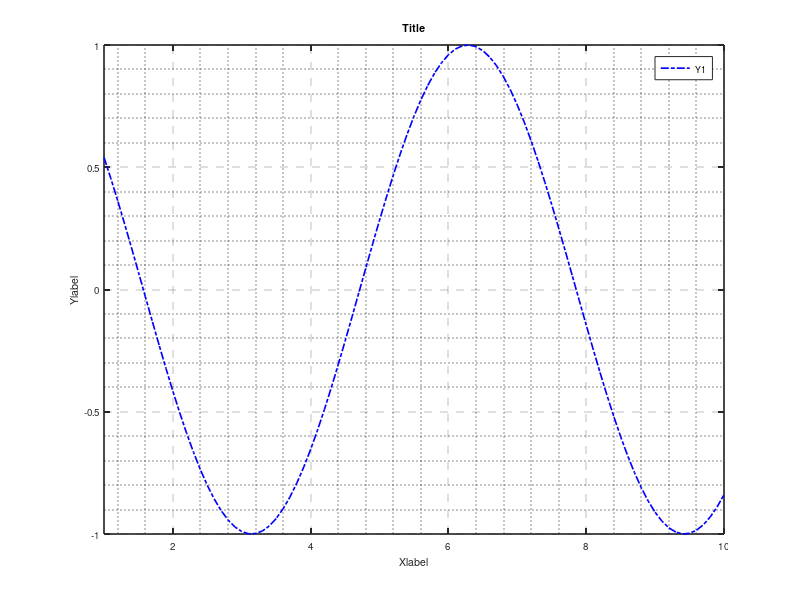

The MATLAB source for this figure: (Note: this script raises an error after producing the figure.)
%% 绘图
%% 测试例子

X1 = 1:0.1:10;
Y1 = sin(X1);
Y2 = cos(X1);
figure(1)
% 设置图窗属性
set(gcf, 'unit','centimeters', 'position', [5,5,9,6]) % 屏幕上的起始坐标5，5； 大小9*6

linewidth_line = 1.2; %提前设置好线形大小
markersize = 2.5;
linewidth_gca = 7;
linewidth_label = 9;
fontsize_ledgend = 7;
fontsize_label = 7;
% 绘制第一个图， 设置线形 颜色 线宽 节点大小
% - 实线 -- 虚线 : -. 点线 
plot(X1, Y1, '-', 'color', 'r', 'linewidth', linewidth_line, 'markersize', markersize);
plot(X1, Y2, '-.', 'color', 'b', 'linewidth', linewidth_line, 'markersize', markersize);

hold on 
grid on; % 打开网格
% grid off;
grid minor; % 设置网格大小

legend('Y1', 'Y2'); % 设置图例
legend('orientation', 'horizontal') % 将图例排布设为横向

xlim([1,10]);
ylim([-1,1]); % 设置绘图范围

% 设置图像属性
set(gca, 'linewidth', linewidth_line, 'Fontsize', fontsize_label); % 设置线宽， 字体大小
set(gca, 'GridlineStyle', '--');

xlabel('Xlabel');
ylabel('Ylabel');
title('Title');
%% Figure 1. 数据结构示意图

% 使用函数titlelayout创建分区布局图，并调整参数
figure(1)
set(gcf, 'unit', 'centimeters', 'position', [10, 10, 19, 10]); % 中等画幅宽度
% set(gcf, 'fontname', 'Timesnewroman')
tiledlayout(2,2, 'TileSpacing', 'compact');  % 图间距设置为最低，none为无间距   , 'TileSpacing', 'compact'

nexttile
% X1 = turn_to_pointcloud(MAT);
% X1(:,1:2) = X1(:,1:2)/6.4;
% X1(:,3) = X1(:,3)*1e6;
X = linspace(0, 80, 512);
[X, Y] = meshgrid(X);
mesh(X, Y, MAT*1e6 +4);
set(gca, 'xtick', [40, 80], 'ytick', [0,40,80]);
xlabel('x \mum'); ylabel('y \mum'); zlabel('height \mum');
xlim([0, 80]); ylim([0, 80]);
% grid off
% title('(a) Full 3D Image of Depth Figure')

nexttile
X = linspace(0, 8, 51);
[X, Y] = meshgrid(X);
mesh(X, Y, MAT(30:80, 10:60)'*1e6+4);
set(gca, 'xtick', [4, 8], 'ytick', [0,4,8]);
xlabel('x \mum'); ylabel('y \mum'); zlabel('height \mum');
xlim([0,8]); ylim([0,8]);
% grid off

nexttile
X = linspace(0, 8, 51);
[X, Y] = meshgrid(X);
mesh(X, Y, MAT(90:140, 90:140)*1e6+4);
set(gca, 'xtick', [4, 8], 'ytick', [0,4,8], 'ztick', [2, 3]);
xlabel('x \mum'); ylabel('y \mum'); zlabel('height \mum');
xlim([0,8]); ylim([0,8]); zlim([2,3.3])
title('(c)');
% grid off

nexttile
X = linspace(0, 8, 51);
[X, Y] = meshgrid(X);
mesh(X, Y, MAT(226:276,226:276)*1e6+4);
set(gca, 'xtick', [4, 8], 'ytick', [0,4,8], 'ztick', [4, 5]);
xlabel('x \mum'); ylabel('y \mum'); zlabel('height \mum');
xlim([0,8]); ylim([0,8]);
title('(d)');

set(gcf, 'paperunits', 'centimeters');
set(gcf,'PaperSize',[19, 12]);
set(gcf,'PaperPositionMode','manual')
set(gcf,'PaperPosition',[0,0,19 12]);
set(gcf,'Renderer','painters');
% 
exportgraphics(gcf,'peaks.tiff','Resolution',600);%输出分辨率为300的PNG图片
% exportgraphics(gcf,'peaks.pdf','ContentType','image');%输出矢量pdf图片2.1
% exportgraphics(gcf,'peaks.eps');%输出矢量eps图片

% print 1.tif -dtiff -r600

% 调整xlabel和ylabel角度，分别为-20 和 10
% 添加平面颜色， 调整字体


% grid off

% (a) mesh figure of the depth image
% (b) two adjacent planes
% (c) two adjacent planes
% (d) Planes and adjacent surface

%% Fig 3  对三种类型数据的标注结果
% 图片竖向排版，全都从设计模型里截取
% 
% 排版顺序：
% 
% 目标平面 倾斜平面 曲面

figure(2)
set(gcf, 'unit', 'centimeters', 'position', [10, 10, 19, 8]); % 中等画幅宽度
% set(gcf, 'fontname', 'Timesnewroman')
tiledlayout(2,3, 'TileSpacing', 'compact');  % 图间距设置为最低，none为无间距   , 'TileSpacing', 'compact'

target = 100*(s.*D);
tiledlayout(2,3);

nexttile
X = linspace(1,5,32);
[X, Y] = meshgrid(X);
% Z1 = MAT(246:277,236:267);
Z1 = MAT(246:277,233:264);
mesh(X,Y,Z1);
set(gca, 'xtick', [0, 5], 'ytick', [0,5], 'ztick', [12.8]);
set(gca, 'Fontname', 'Times New Roman', 'Fontsize', 9);
xlabel('x/\mum'); ylabel('y/\mum'); zlabel('z/\mum');
set(get(gca, 'xlabel'), 'Rotation', 20); % 'Position',[1,1,1]
set(get(gca, 'ylabel'), 'Rotation', -35);
xlim([0,5]); ylim([0,5]);

nexttile
X = linspace(1,5,32);
[X, Y] = meshgrid(X);
Z3 = MAT(1:32,1:32)/6.4;
mesh(X,Y,Z3);
set(gca, 'xtick', [0, 5], 'ytick', [0,5], 'ztick', [-5.0,-4.5, -4.0]);
set(gca, 'Fontname', 'Times New Roman', 'Fontsize', 9);
xlabel('x/\mum'); ylabel('y/\mum'); zlabel('z/\mum');
set(get(gca, 'xlabel'), 'Rotation', 20);
set(get(gca, 'ylabel'), 'Rotation', -35);
xlim([0,5]); ylim([0,5]);

nexttile
X = linspace(1,5,32);
[X, Y] = meshgrid(X);
Z7 = MAT(191:222,191:222)/6.4;
mesh(X,Y,Z7);
set(gca, 'xtick', [0, 5], 'ytick', [0,5], 'ztick', [-1,-0.5]);
set(gca, 'Fontname', 'Times New Roman', 'Fontsize', 9);
xlabel('x/\mum'); ylabel('y/\mum'); zlabel('z/\mum');
set(get(gca, 'xlabel'), 'Rotation', 20);
set(get(gca, 'ylabel'), 'Rotation', -35);
xlim([0,5]); ylim([0,5]);

nexttile
X = linspace(1,5,32);
[X, Y] = meshgrid(X);
T1 = target(241:272,241:272);
mesh(X,Y,T1);
set(gca, 'xtick', [0, 5], 'ytick', [0,5], 'ztick', [0, 0.1]);
set(gca, 'Fontname', 'Times New Roman', 'Fontsize', 9);
xlabel('x/\mum'); ylabel('y/\mum'); zlabel('Eigenvalues');
set(get(gca, 'xlabel'), 'Rotation', 20);
set(get(gca, 'ylabel'), 'Rotation', -35);
xlim([0,5]); ylim([0,5]);zlim([-0.25, 0.25])

nexttile
X = linspace(1,5,32);
[X, Y] = meshgrid(X);
% T3 = target(2:33,2:33)/6.4e4;
T3 = target(2:33,22:53)*1e3;
mesh(X,Y,T3);
set(gca, 'xtick', [0, 5], 'ytick', [0,5]); % , 'ztick', [1.5, 1.7]
set(gca, 'Fontname', 'Times New Roman', 'Fontsize', 9);
xlabel('x/\mum'); ylabel('y/\mum'); zlabel('Eigenvalues');
set(get(gca, 'xlabel'), 'Rotation', 20);
set(get(gca, 'ylabel'), 'Rotation', -35);
xlim([0,5]); ylim([0,5]);zlim([4,5.5]);

nexttile
X = linspace(1,5,32);
[X, Y] = meshgrid(X);
T5 = target(191:222,191:222)*0.25e3;
mesh(X,Y,T5);
set(gca, 'xtick', [0, 5], 'ytick', [0,5], 'ztick', [0, 1, 2.5]);
set(gca, 'Fontname', 'Times New Roman', 'Fontsize', 9);
xlabel('x/\mum'); ylabel('y/\mum'); zlabel('Eigenvalues');
set(get(gca, 'xlabel'), 'Rotation', 20);
set(get(gca, 'ylabel'), 'Rotation', -35);
xlim([0,5]); ylim([0,5]);

set(gcf, 'paperunits', 'centimeters');
set(gcf,'PaperSize',[19, 12]);
set(gcf,'PaperPositionMode','manual','PaperPosition',[0,0,19 12])
set(gcf,'Renderer','painters');
% exportgraphics(gcf,'peaks.tiff','Resolution',600);%输出分辨率为300的PNG图片
exportgraphics(gcf, 'opeaks.pdf', 'ContentType', 'vector'); % 输出pdf图片
% 保存后使用pdf编辑器添加子标题，之后再使用AI导出为tiff格式
%% Figure 4 提取到的特征的分布
% 这个图，每次运行主程序之后，将P数据保存出来，然后放在一起统计画出来，全部画直方图
% 
% 格式：标准模型 数据1 数据2

figure(3)

% tiledlayout(3);
set(gcf, 'unit', 'centimeters', 'position', [10, 10, 9, 14]); % 中等画幅宽度
tiledlayout(2,3, 'TileSpacing', 'compact'); 

subplot(3,1,1);
histogram(P_0(:,4)*5);
% set(gca, 'xtick', [0, 5], 'ytick', [0,5], 'ztick', [0, 1, 2.5]);
set(gca, 'Fontname', 'Times New Roman', 'Fontsize', 9);
xlabel({'Eigenvalues'; '(a)'}); ylabel('Points Quantity');
xlim([-0.5,4]);


subplot(3,1,2);
histogram(P_2(:,4)*5)
set(gca, 'Fontname', 'Times New Roman', 'Fontsize', 9);
xlabel({'Eigenvalues'; '(b)'}); ylabel('Points Quantity');
xlim([-0.5,4]);

subplot(3,1,3);
histogram(P_3(:,4)*7);
set(gca, 'Fontname', 'Times New Roman', 'Fontsize', 9);
xlabel({'Eigenvalues'; '(c)'}); ylabel('Points Quantity');
xlim([-0.5,4]);

% exportgraphics(gcf, 'Figure4.tiff', 'Resolution', 600); 
exportgraphics(gcf, 'Figure4.pdf', 'ContentType', 'vector'); 
%% Fig 5 对数据的整体标注和分割提取效果
% 数据格式（3x3）：
% 
% 标准模型 标注图 提取图
% 
% 实测模型 标注图 提取图
% 
% 实测模型 标注图 提取图
% 
% Figure 3 阈值取33画出来的图好看

f5 = figure(5);
set(gcf, 'unit', 'centimeters', 'position', [10,10,14,16]);
tiledlayout(3,3, 'TileSpacing', 'compact'); 

% group 1
nexttile
X = linspace(0,80,512);
[X,Y] = meshgrid(X);
mesh(X,Y,MAT_0/6.4+5);
set(gca, 'fontname', 'Times New Roman', 'FontSize', 9);
xlabel({'Length/\mum'}); ylabel('Width/\mum');
view(2);
xlim([0,80]); ylim([0,80]);

nexttile
X = linspace(0,80,512);
[X,Y] = meshgrid(X);
mesh(X,Y,sD_0);
set(gca,'ytick', []);
set(gca, 'fontname', 'Times New Roman', 'FontSize', 9);
xlabel({'Length/\mum';'(a)'}); ylabel('');
view(2);
xlim([0,80]); ylim([0,80]);

nexttile
X = linspace(0,80,512);
[X,Y] = meshgrid(X);
mesh(X,Y,XY_0);
set(gca,'ytick', []);
set(gca, 'fontname', 'Times New Roman', 'FontSize', 9);
grid off;
xlabel({'Length/\mum'}); ylabel('');
view(2);
xlim([0,80]); ylim([0,80]);

% group 2
nexttile
X = linspace(0,80,512);
[X,Y] = meshgrid(X);
mesh(X,Y,MAT_2/6.4+5);
set(gca, 'fontname', 'Times New Roman', 'FontSize', 9);
xlabel({'Length/\mum'}); ylabel({'Width/\mum'});
view(2);
xlim([0,80]); ylim([0,80]);

nexttile
X = linspace(0,80,512);
[X,Y] = meshgrid(X);
mesh(X,Y,sD_2);
set(gca,'ytick', []);
set(gca, 'fontname', 'Times New Roman', 'FontSize', 9);
xlabel({'Length/\mum';'(b)'}); ylabel({''});
view(2);
xlim([0,80]); ylim([0,80]);

nexttile
X = linspace(0,80,512);
[X,Y] = meshgrid(X);
mesh(X,Y,XY_2);
set(gca,'ytick', []);
set(gca, 'fontname', 'Times New Roman', 'FontSize', 9);
grid off;
xlabel({'Length/\mum'}); ylabel('');
view(2);
xlim([0,80]); ylim([0,80]);


% group 3
nexttile
X = linspace(0,80,512);
[X,Y] = meshgrid(X);
mesh(X,Y,MAT_3/6.4+5);
set(gca, 'fontname', 'Times New Roman', 'FontSize', 9);
xlabel({'Length/\mum'}); ylabel('Width/\mum');
view(2);
xlim([0,80]); ylim([0,80]);
nexttile
X = linspace(0,80,512);
[X,Y] = meshgrid(X);
mesh(X,Y,sD_3);
set(gca,'ytick', []);
set(gca, 'fontname', 'Times New Roman', 'FontSize', 9);
xlabel({'Length/\mum'; '(c)'}); ylabel('');
view(2);
xlim([0,80]); ylim([0,80]);

nexttile
X = linspace(0,80,512);
[X,Y] = meshgrid(X);
mesh(X,Y,XY_3);
set(gca,'ytick', []);
set(gca, 'fontname', 'Times New Roman', 'FontSize', 9);
grid off;
xlabel({'Length/\mum'}); ylabel('');
view(2);
xlim([0,80]); ylim([0,80]);

exportgraphics(f5, 'seg_results.tiff', 'Resolution', 600);
% exportgraphics(f5, 'seg_results.pdf', 'ContentType', 'vector');
%% Fig 6 测量对象标注

f6 = figure();
set(gcf, 'unit', 'centimeters', 'position', [10,10,9,6]);

X = linspace(0,80,512);
[X,Y] = meshgrid(X);
mesh(X,Y,MAT/6.4+5);
set(gca, 'FontName', 'Times New Roman', 'FontSize', 11);
xlabel({'x/\mum'}); ylabel('y/\mum'); zlabel('z/\mum');
ylim([0, 40]);
set(gca, 'xtick', [0, 80], 'ytick', [40,80], 'ztick', [0,2,4]);
set(get(gca, 'xlabel'), 'Rotation', 3);
set(get(gca, 'ylabel'), 'Rotation', -80);

view([175.94 52.67])

% h1 = annotation('line',[0.2675 0.5086],[0.4769 0.4901], 'color', 'r', 'LineStyle', '--', 'LineWidth', 1);
% set(h1,'X',[0.5409 0.538],'Y',[0.5606 0.2259]);
% annotation('line',[0.2675 0.5086],[0.4769 0.4901], 'color', 'r', 'LineStyle', '--', 'LineWidth', 1);
% annotation('doublearrow',[0.4322 0.4292],[0.4857 0.3712]);
% h2 = annotation('line',[0.2705 0.538],[0.2127 0.2347]);
% set(h2,'X',[0.3616 0.3587],'Y',[0.4901 0.2215], 'LineStyle', '--', 'LineWidth', 1);
% h3 = annotation('line',[0.2675 0.2646],[0.4681 0.2127]);
% set(h3,'X',[0.3645 0.538],'Y',[0.2259 0.2347], 'LineStyle', '--', 'LineWidth', 1);
% annotation('doublearrow',[0.5027 0.5762],[0.4901 0.4945], 'color', 'r', 'LineStyle', '--', 'LineWidth', 0.25)

annotation('line',[0.5409 0.5409],[0.565 0.2743], 'color', 'r', 'LineStyle', '-.', 'LineWidth', 1);

text(45, 30, 6.5, 'S_{1}', 'FontName', 'Times New Roman', 'FontSize', 11);
% text(45.5, 37, 4.2, 'D_{1}', 'color', 'r', 'FontName', 'Times New Roman', 'FontSize', 11);
text(20, 30, 5.5, 'S_{2}', 'FontName', 'Times New Roman', 'FontSize', 11);
text(52.5, 35, 4.5, 'C', 'FontName', 'Times New Roman', 'FontSize', 11);
text(43, 35, 3, 'Axis l', 'FontName', 'Times New Roman', 'FontSize', 11);

exportgraphics(f6, 'Figure6.tiff', 'Resolution', 600);
% exportgraphics(f6, 'Figure6.pdf', 'ContentType', 'vector');
%% Fig 7 展示最小二乘平面的计算和回转轴的计算

f7 = figure("Color", [1,1,1]);
tiledlayout(2,3, 'TileSpacing', 'compact'); 
set(gcf, 'Units', 'centimeters', 'Position', [10,10,14,7]);

nexttile
pcshow(XY_1/6.4);
hold on;
[sf1, ~] = size(Flat_1);
pcshow(Flat_1/6.4, repmat([240,100,73]/255, sf1,1));
set(gca, 'color', 'w', 'xcolor', [0,0,0], 'ycolor', [0,0,0], 'zcolor', [0,0,0]);
set(gca, 'FontName', 'Times New Roman', 'Fontsize', 9 );
xlabel('x(\mum)', 'color', [0,0,0], 'position', [17,-17, 1]); 
ylabel('y(\mum)', 'color', [0,0,0], 'position', [-18,5, 1]);
% xlabel('x(\mum)', 'position', [17,-17, 1]); ylabel('y(\mum)', 'position', [-18,5, 1]); 
set(get(gca, 'xlabel'), 'Rotation', 22);
set(get(gca, 'ylabel'), 'Rotation', -37);


nexttile
pcshow(XY_2/6.4);
hold on;
[sf2, ~] = size(Flat_2);
pcshow(Flat_2/6.4, repmat([240,100,73]/255, sf2,1));
set(gca, 'color', 'w', 'xcolor', [0,0,0], 'ycolor', [0,0,0], 'zcolor', [0,0,0]);
set(gca, 'FontName', 'Times New Roman', 'Fontsize', 9 );
xlabel('x(\mum)', 'color', [0,0,0], 'position', [17,-17, 1]); 
ylabel('y(\mum)', 'color', [0,0,0], 'position', [-18,5, 1]);
% xlabel('x(\mum)', 'position', [17,-17, 1]); ylabel('y(\mum)', 'position', [-18,5, 1]); 
set(get(gca, 'xlabel'), 'Rotation', 22);
set(get(gca, 'ylabel'), 'Rotation', -37);

nexttile
pcshow(XY_3/6.4);
hold on;
[sf3, ~] = size(Flat_3);
pcshow(Flat_3/6.4, repmat([240,100,73]/255, sf3,1));
set(gca, 'color', 'w', 'xcolor', [0,0,0], 'ycolor', [0,0,0], 'zcolor', [0,0,0]);
set(gca, 'FontName', 'Times New Roman', 'Fontsize', 9 );
xlabel('x(\mum)', 'color', [0,0,0], 'position', [17,-22, 1]); 
ylabel('y(\mum)', 'color', [0,0,0], 'position', [-19,5, 1]);
% xlabel('x(\mum)', 'position', [17,-17, 1]); ylabel('y(\mum)', 'position', [-18,5, 1]); 
set(get(gca, 'xlabel'), 'Rotation', 22);
set(get(gca, 'ylabel'), 'Rotation', -37);

nexttile
pcshow(Col_1/6.4);
hold on;
line_z = linspace(min(Col_1(:,3)), max(Col_1(:,3)), 100);
line = [la_1(1,1)*line_z' + repmat(la_1(1,2),100,1), ...
        la_1(2,1)*line_z' + repmat(la_1(2,2),100,1), ...
        line_z'];
pcshow(line/6.4, repmat([240,100,73]/255, 100,1));
xlim([20,60]); ylim([20,60]);
set(gca, 'XTick', [20,40,60], 'YTick', [20,40,60]);
annotation(f7,'arrow','Position', [0.229 0.23 0 0.13],...
    'Color', [240,100,73]/255,'LineStyle','none',...
    'HeadStyle','vback1', ...
    'HeadWidth', 5);
set(gca, 'color', 'w', 'xcolor', [0,0,0], 'ycolor', [0,0,0], 'zcolor', [0,0,0]);
set(gca, 'FontName', 'Times New Roman', 'Fontsize', 9 );
xlabel('x(\mum)', 'color', [0,0,0], 'position', [17,-5, 1]); 
ylabel('y(\mum)', 'color', [0,0,0], 'position', [-5,5, 1]);
% xlabel('x(\mum)', 'position', [17,-17, 1]); ylabel('y(\mum)', 'position', [-18,5, 1]); 
set(get(gca, 'xlabel'), 'Rotation', 22);
set(get(gca, 'ylabel'), 'Rotation', -37);

nexttile
pcshow(Col_2/6.4);
hold on;
line_z = linspace(min(Col_2(:,3)), max(Col_2(:,3)), 100);
line = [la_2(1,1)*line_z' + repmat(la_2(1,2),100,1), ...
        la_2(2,1)*line_z' + repmat(la_2(2,2),100,1), ...
        line_z'];
pcshow(line/6.4, repmat([240,100,73]/255, 100,1));
xlim([20,60]); ylim([20,60]);
set(gca, 'XTick', [20,40,60], 'YTick', [20,40,60]);
annotation(f7,'arrow','Position', [0.512 0.23 0 0.13],...
    'Color', [240,100,73]/255,'LineStyle','none',...
    'HeadStyle','vback1', ...
    'HeadWidth', 5);
set(gca, 'color', 'w', 'xcolor', [0,0,0], 'ycolor', [0,0,0], 'zcolor', [0,0,0]);
set(gca, 'FontName', 'Times New Roman', 'Fontsize', 9 );
xlabel('x(\mum)', 'color', [0,0,0], 'position', [20,-3, 1]); 
ylabel('y(\mum)', 'color', [0,0,0], 'position', [-3,10, 1]);
% xlabel('x(\mum)', 'position', [17,-17, 1]); ylabel('y(\mum)', 'position', [-18,5, 1]); 
set(get(gca, 'xlabel'), 'Rotation', 22);
set(get(gca, 'ylabel'), 'Rotation', -37);

nexttile
pcshow(Col_3/6.4);
hold on;
line_z = linspace(min(Col_3(:,3)), max(Col_3(:,3)), 100);
line = [la_3(1,1)*line_z' + repmat(la_3(1,2),100,1), ...
        la_3(2,1)*line_z' + repmat(la_3(2,2),100,1), ...
        line_z'];
pcshow(line/6.4, repmat([240,100,73]/255, 100,1));
xlim([20,60]); ylim([20,60]);
set(gca, 'XTick', [20,40,60], 'YTick', [20,40,60]);
annotation(f7,'arrow','Position', [0.811 0.23 0 0.13],...
    'Color', [240,100,73]/255,'LineStyle','none',...
    'HeadStyle','vback1', ...
    'HeadWidth', 5);
set(gca, 'color', 'w', 'xcolor', [0,0,0], 'ycolor', [0,0,0], 'zcolor', [0,0,0]);
set(gca, 'FontName', 'Times New Roman', 'Fontsize', 9 );
xlabel('x(\mum)', 'color', [0,0,0], 'position', [17,-5, 1]); 
ylabel('y(\mum)', 'color', [0,0,0], 'position', [-5,5, 1]);
% xlabel('x(\mum)', 'position', [17,-17, 1]); ylabel('y(\mum)', 'position', [-18,5, 1]); 
set(get(gca, 'xlabel'), 'Rotation', 22);
set(get(gca, 'ylabel'), 'Rotation', -37);

% text(0, 0, 0, '(a)',  'FontName', 'Times New Roman', 'FontSize', 11);
% text(0, 0, '(b)',  'FontName', 'Times New Roman', 'FontSize', 11);

exportgraphics(f7, 'Figure7.tiff', 'Resolution', 600);
% exportgraphics(f7, 'Figure7.pdf', 'ContentType', 'vector');
%% Fig 8 曲面划分示意图

f8 = figure('color', 'w');
set(gcf, 'unit', 'centimeters', 'position', [10,10,9,9]);

% P(:,1) = P(:,1)*6.4;
% P(:,2) = P(:,2)*6.4;
P_ = P;
P_(:,3) = P_(:,3)+6.8;
pcshow(P_);
hold on;

% 画切分示意图，半径R_t/6.4
h_t = 3.4;
theta2 = linspace(0,2*pi,512);
circle = [R_t*cos(theta2')/6.4, R_t*sin(theta2')/6.4, h_t*ones(512,1)];
circle = [circle; [0,0,h_t]];
pcshow(circle, repmat([240,100,73]/255, 513, 1));
hold on;

R_n1 = linspace(0,R_t/6.4,512);
line_n1 = [zeros(512,1), -R_n1', h_t*ones(512,1)];
pcshow(line_n1, repmat([255,170,50]/255, 512,1));
hold on;
line_n2 = [R_n1'*sin(25*pi/180), -R_n1'*cos(25*pi/180), h_t*ones(512,1)];
pcshow(line_n2, repmat([255,170,50]/255, 512,1));
hold on;
theta1 = linspace(0,25*pi/180,30);
circle_t = [R_t*sin(theta1')/12, -R_t*cos(theta1')/12, h_t*ones(30,1)];
pcshow(circle_t, repmat([48,15,164]/255, 30, 1));
hold on;
theta3 = linspace(25*pi/180, 2*pi, 512);
circle_n3 = [R_t*sin(theta3')/24, -R_t*cos(theta3')/24, h_t*ones(512,1)];
pcshow(circle_n3, repmat([240,100,73]/255, 512, 1));

text(1,-0.5,3.3,'\theta_{1}', 'FontName', 'Times New Roman', 'FontSize', 11);
annotation('arrow',[0.170588235294118 0.491087962962963],...
    [0.691176470588235 0.482268518518518],...
    'Color',[240,100,73]/255,'LineStyle','none',...
    'HeadStyle','vback1');

set(gca, 'color', 'w', 'xcolor', [0,0,0], 'ycolor', [0,0,0], 'zcolor', [0,0,0]);
set(gca, 'FontName', 'Times New Roman', 'Fontsize', 11 );
xlabel('x/\mum', 'color', [0,0,0]); ylabel('y/\mum', 'color', [0,0,0]); zlabel('z/\mum', 'color', [0,0,0]);
set(get(gca, 'xlabel'), 'Rotation', 24);
set(get(gca, 'ylabel'), 'Rotation', -40);
set(gca, 'ztick', [0,3.4]);

exportgraphics(f8, 'Figure8.tiff', 'Resolution', 600);
exportgraphics(f8, 'Figure8.pdf', 'ContentType', 'vector');

%% Fig 9 旋转半径的计算

f9 = figure();
set(gcf, 'Units', 'centimeters', 'Position', [10,10,19,14]);

subplot(2,2,1);
plot(rol_2(:,1)/6.4, rol_2(:,2)/6.4+0.9, '.');
set(gca, 'FontName', 'Times New Roman', 'FontSize', 11);
xlabel({'r/\mum' ;'(a)'}); ylabel('h/\mum');
ylim([0.3, 0.45]);

subplot(2,2,2);
yyaxis left; % 双坐标画图
plot(r_2/6.4, 'Color', 'b', 'LineStyle', '-', 'LineWidth', 1);
xlabel({'Groups'; '(b)'}); ylabel('R/\mum');
ylim([0,120/6.4]);
yyaxis right; 
plot(sr_2, '.', 'Color', 'r', "LineWidth", 1);
set(gca, 'FontName', 'Times New Roman', 'FontSize', 11);
ylabel('Points Quantity');
% legend('R', 'Quantity')

subplot(2,2,3);
plot(rol_3(:,1)/6.4, rol_3(:,2)/6.4, ".");
set(gca, 'FontName', 'Times New Roman', 'FontSize', 11);
xlabel({'r/\mum' ;'(c)'}); ylabel('h/\mum');
ylim([0.3, 0.4]);

subplot(2,2,4);
yyaxis left;
plot(r_3/6.4, 'Color', 'b', 'LineStyle', '-', 'LineWidth', 1);
xlabel({'Groups'; '(d)'}); ylabel('R/\mum');
ylim([0,80/6.4]);
yyaxis right;
plot(sr_3, '.', 'Color', 'r', "LineWidth", 1);
set(gca, 'FontName', 'Times New Roman', 'FontSize', 11);
ylabel('Points Quantity');
% legend('R', 'Quantity');

exportgraphics(f9, 'Figure9.tiff', 'Resolution', 600);
exportgraphics(f9, 'Figure9.pdf', 'ContentType', 'vector');
%% 设计肩面倾斜的模型
% 注释详情参考model_full.m

phai = 0.00873;
% phai = 0;
Col=Column(phai); 
Col = Col+zeros(512,512);
% mesh(Col)
% 注：由于锥体是对称结构，只能修改曲面的单位来生成合适的模型
% 此时模型的整体单位应与旋转体的单位一致，默认高度为 3um。
% Col = ColumnWtR();
Pyr=11.6676*Pyramid(16)-2;
% if phai ~= 0
%     incf = sin(0.2*phai)*repmat(-255:256, 512,1);
%     Pyr=Pyr - incf';
% end
% mesh(Pyr);

i=Col<(2); j=Col>Pyr;
Z=Pyr.*i.*j+Col.*(ones(512,512)-i.*j);
% Z = Pyr.*j + Col*512/80;
% Z = Z*512/80;
% mesh(Z)

% 以上步骤结束后顶面、曲面、肩面都是倾斜的，倾斜0.00873rad，0.5度
% 将顶面变为水平，操作方法是用一个平面切削一下顶面，稍微改变两面距离
c = 12.5*ones(512,512)/6.4;
k = c < Z;
Z = c.*k + Z.*(ones(512,512)-k);

% 啊哈哈哈噪声来喽
Z = noise(6.4*Z);

[x,y] = size(Col);

X=[]; Y=[]; Z_=[];
% Z=ceil(Z*64)+64;
mesh(Z)
%% 设计顶面尺寸改变的模型
% 顶面直径： 9
% 
% 相对高度：1.5

phai = 0;
r = 4.5;

% 这里不用改
x_in=[4 7.7 8.32 9.72 12 10.23 16.59 17.72 20];%(5.63,-1)
y_in=[-0.5 -2.3 -2.6 -2.8 -3 -2.9 -2.6 -2.4 -2];

x_out=r:(80/512):20; 
y_out=spline(x_in,y_in,x_out)+2; % 这样做出来的图就可以和论文里一摸一样了

% 将剩余部分用 0 和 1.5 填满
x_f = 0:(80/512):(r-(80/512));
y_f = 1.5*ones(size(x_f));
[~, syf] = size(y_f); [~, syo] = size(y_out);
x = 1:256;
y = zeros(1,256);
y(1:syf) = y_f;
y(1+syf:syf+syo) = y_out;
% plot(y)
% rotation
theta=linspace(-pi,pi,100);
[Rr, Rt] = meshgrid(x, theta);
x=Rr.*cos(Rt);
yy=Rr.*sin(Rt);
if phai == 0
    z=repmat(y,100,1); %根据mesh函数的输入格式，扩充矩阵
% figure(2); mesh(x,yy,z);

% plot inclination col
% phai = 0.01; % rads
else
    [x, yy, z] = incli_col([1:256],y,phai);
end
% grid
% [X,Y]=meshgrid(-35:70/255:35,-35:70/255:35);
[X,Y]=meshgrid(-256:513/512:256,-256:513/512:256); % 这里可以将旋转曲面采样为任意大小的网格
Z=griddata(x,yy,z,X,Y,'cubic');

% 将补充的平面也进行倾斜
finc = repmat(sin(phai)*(-256:255), 512,1);
isn = isnan(Z);
Z(isn) = 0;
Z = Z + isn.*finc';

Col = Z;

Col = Col+zeros(512,512);
% mesh(Col)
% 注：由于锥体是对称结构，只能修改曲面的单位来生成合适的模型
% 此时模型的整体单位应与旋转体的单位一致，默认高度为 3um。
% Col = ColumnWtR();
Pyr=11.6676*Pyramid(16)-2;

i=Col<(2); j=Col>Pyr;
Z=Pyr.*i.*j+Col.*(ones(512,512)-i.*j);

% 啊哈哈哈噪声来喽
% Z = noise(6.4*Z);

[x,y] = size(Col);

X=[]; Y=[]; Z_=[];
% Z=ceil(Z*64)+64;
mesh(Z)
%% Fig 补 不同方法对的标注结果

f10 = figure('color', 'w');
tiledlayout(2,2, 'TileSpacing', 'none'); 
set(gcf, 'Units', 'centimeters', 'Position', [10,10,9,10]);

nexttile
pcshow(ptc_2);
hold on;
[s_2, ~] = size(XY_2);
pcshow(XY_2, repmat([240,100,73]/255, s_2,1));
view(2);
set(gca, 'XTick', [0,80], 'YTick', [0,80]);
set(gca, 'color', 'w', 'xcolor', [0,0,0], 'ycolor', [0,0,0], 'zcolor', [0,0,0]);
set(gca, 'FontName', 'Times New Roman', 'Fontsize', 11 );
xlabel({'x(\mum)'; '(a)'}); ylabel({'y(\mum)'});
% xlabel({'x(Pixels)'; ' '}, 'color', [0,0,0]); ylabel({'y(Pixels)'}, 'color', [0,0,0]);
% set(get(gca, 'xlabel'), 'Rotation', 24);
% set(get(gca, 'ylabel'), 'Rotation', -40);

nexttile
pcshow('figure_2_rg.ply')
view(2);
set(gca, 'XTick', [0,80], 'YTick', []);
set(gca, 'color', 'w', 'xcolor', [0,0,0], 'ycolor', [0,0,0], 'zcolor', [0,0,0]);
set(gca, 'FontName', 'Times New Roman', 'Fontsize', 11 );
xlabel({'x(\mum)'; '(d)'});
% xlabel({'x(Pixels)'; ' '}, 'color', [0,0,0]); ylabel({'y(Pixels)'}, 'color', [0,0,0]);
% set(get(gca, 'xlabel'), 'Rotation', 24);
% set(get(gca, 'ylabel'), 'Rotation', -40);

nexttile
pcshow(ptc_3);
hold on;
[s_3, ~] = size(XY_3);
pcshow(XY_3, repmat([240,100,73]/255, s_3,1));
view(2);
set(gca, 'XTick', [0,80], 'YTick', [0,80]);
set(gca, 'color', 'w', 'xcolor', [0,0,0], 'ycolor', [0,0,0], 'zcolor', [0,0,0]);
set(gca, 'FontName', 'Times New Roman', 'Fontsize', 11 );
xlabel({'x(\mum)'; '(c)'}); ylabel({'y(\mum)'});
% xlabel({'x(Pixels)'; ' '}, 'color', [0,0,0]); ylabel({'y(Pixels)'}, 'color', [0,0,0]);
% set(get(gca, 'xlabel'), 'Rotation', 24);
% set(get(gca, 'ylabel'), 'Rotation', -40);

nexttile
pcshow('figure_3_rg.ply')
view(2);
set(gca, 'XTick', [0,80], 'YTick', []);
set(gca, 'color', 'w', 'xcolor', [0,0,0], 'ycolor', [0,0,0], 'zcolor', [0,0,0]);
set(gca, 'FontName', 'Times New Roman', 'Fontsize', 11 );
xlabel({'x(\mum)'; '(d)'});
% xlabel({'x(Pixels)'; ' '}, 'color', [0,0,0]); ylabel({'y(Pixels)'}, 'color', [0,0,0]);
% set(get(gca, 'xlabel'), 'Rotation', 24);
% set(get(gca, 'ylabel'), 'Rotation', -40);

% exportgraphics(f10, 'Figure10.tiff', 'Resolution', 600);
exportgraphics(f10, 'Figure10.emf', 'ContentType', 'vector');